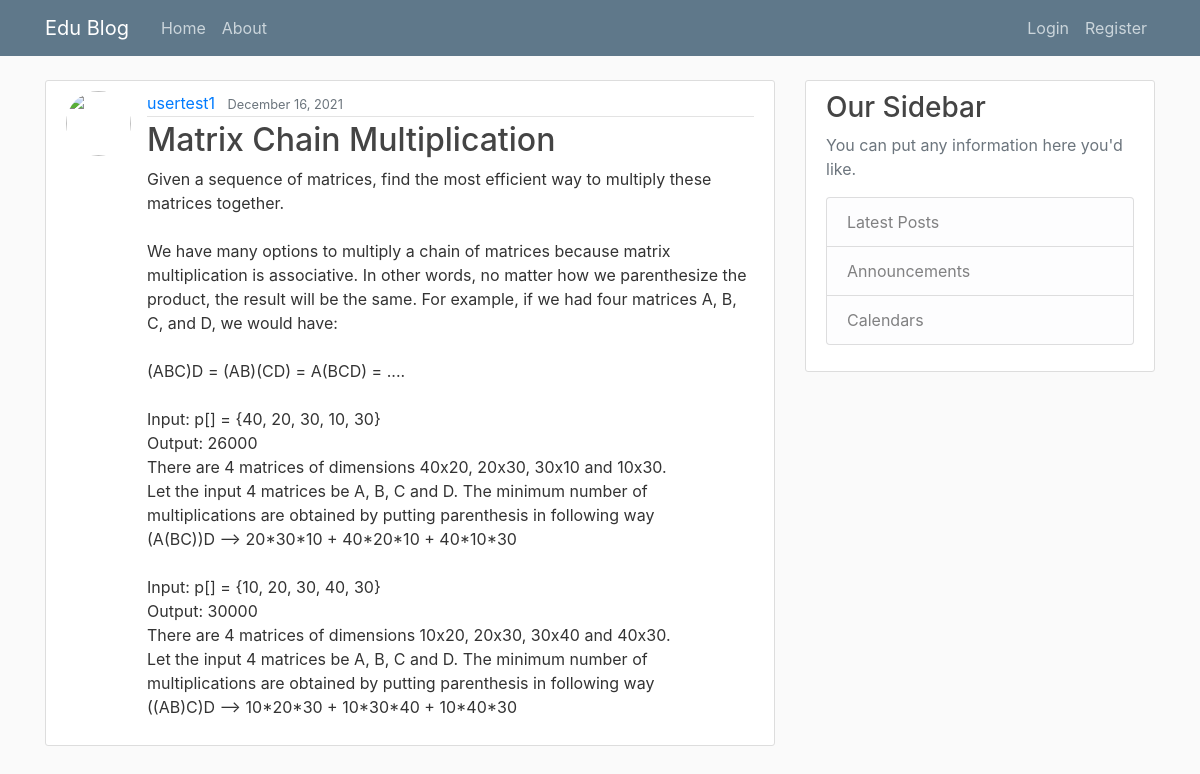
The app's page /blog/post/34 with its own data.
### blog/models.py (models this page shows, shortened)
class Post(models.Model):
    title=models.CharField(max_length=100)
    content=models.TextField()
    date_posted=models.DateTimeField(default= timezone.now) #add is for when created, so it can never be updates, to keep it to posted just do auto_now
    author= models.ForeignKey(User, on_delete= models.CASCADE)

### blog/views.py (the view)
# urls.py: path('post/<int:pk>',PostDetailView.as_view(),name='post-detail'),
class PostDetailView(DetailView):
    model=Post

### blog/templates/blog/post_detail.html (shortened to what this page needs)
{% extends "blog/base.html" %}
{% block content %}
        <article class="media content-section">
            <img class="rounded-circle article-img" src="{{ object.post.author.profile.image.url }}" alt="">
            <div class="media-body">
            <div class="article-metadata">
                <a class="mr-2" href="#">{{ object.author }}</a>
                <small class="text-muted">{{ object.date_posted|date:"F d, Y" }}</small>
            </div>
            <h2 class="article-title"> {{ object.title }}</h2>
            <p class="article-content">{{ object.content }}</p>
            </div>
        </article>
{% endblock content %}

### blog/static/blog/main.css (style rules this page uses)
body { background: #fafafa; color: #333333; margin-top: 5rem; }
h1, h2, h3, h4, h5, h6 { color: #444444; }
.content-section { background: #ffffff; padding: 10px 20px; border: 1px solid #dddddd; border-radius: 3px; margin-bottom: 20px; }
.article-title { color: #444444; }
.article-content { white-space: pre-line; }
.article-img { height: 65px; width: 65px; margin-right: 16px; }
.article-metadata { padding-bottom: 1px; margin-bottom: 4px; border-bottom: 1px solid #e3e3e3 }

### records on screen
Post: author "usertest1", date_posted "December 16, 2021", title "Matrix Chain Multiplication", content "Given a sequence of matrices, find the most efficient way to multiply these matrices together. We have many options to multiply a chain of matrices because matrix multiplication is associative. In other words, no matter how we parenthesize the product, the result will be the same. For example, if we had four matrices A, B, C, and D, we would have: (ABC)D = (AB)(CD) = A(BCD) = .... Input: p[] = {40, 20, 30, 10, 30} Output: 26000 There are 4 matrices of dimensions 40x20, 20x30, 30x10 and 10x30. Let the input 4 matrices be A, B, C and D. The minimum number of multiplications are obtained by putting parenthesis in following way (A(BC))D --> 20*30*10 + 40*20*10 + 40*10*30 Input: p[] = {10, 20,…"
